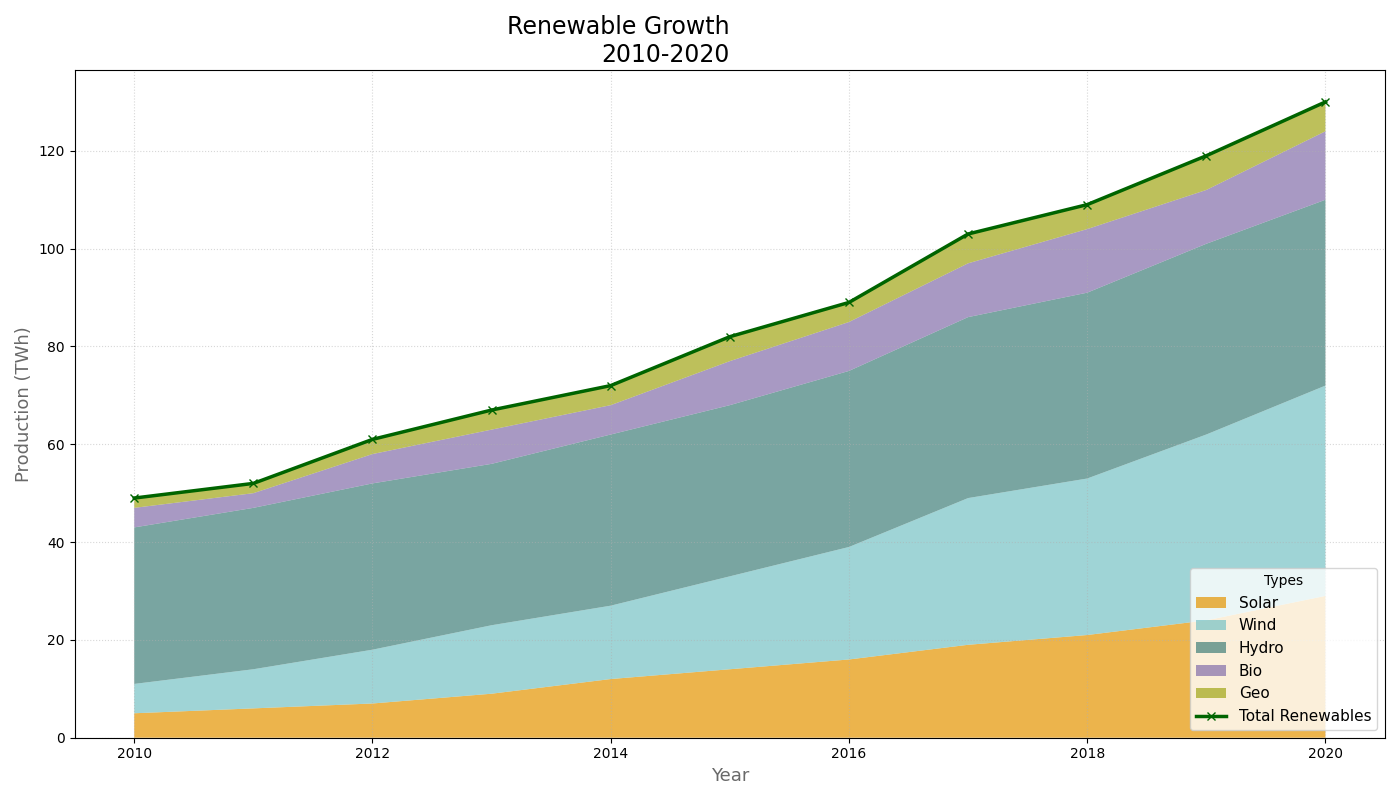

This chart was generated by the following Python code:
import matplotlib.pyplot as plt
import numpy as np

years = np.arange(2010, 2021)

# Manually changing the values within each energy group
solar_energy = np.array([5, 6, 7, 9, 12, 14, 16, 19, 21, 24, 29])
wind_energy = np.array([6, 8, 11, 14, 15, 19, 23, 30, 32, 38, 43])
hydro_energy = np.array([32, 33, 34, 33, 35, 35, 36, 37, 38, 39, 38])
biomass_energy = np.array([4, 3, 6, 7, 6, 9, 10, 11, 13, 11, 14])
geothermal_energy = np.array([2, 2, 3, 4, 4, 5, 4, 6, 5, 7, 6])

total_renewable_energy = solar_energy + wind_energy + hydro_energy + biomass_energy + geothermal_energy

data = np.vstack([solar_energy, wind_energy, hydro_energy, biomass_energy, geothermal_energy])

fig, ax1 = plt.subplots(figsize=(14, 8))
ax1.stackplot(years, data, labels=['Solar', 'Wind', 'Hydro', 'Bio', 'Geo'],
              colors=['#E59400', '#76C2C5', '#417F79', '#836EAA', '#A1A615'], alpha=0.7)

ax1.plot(years, total_renewable_energy, color='darkgreen', marker='x', linestyle='-', linewidth=2.5, label='Total Renewables')

ax1.set_title('Renewable Growth\n2010-2020', fontsize=17, fontweight='medium', ha='right')
ax1.set_xlabel('Year', fontsize=13, color='dimgray')
ax1.set_ylabel('Production (TWh)', fontsize=13, color='dimgray')

ax1.legend(loc='lower right', title='Types', fontsize=11, frameon=True)
ax1.grid(alpha=0.5, linestyle=':')

plt.tight_layout()
plt.show()
